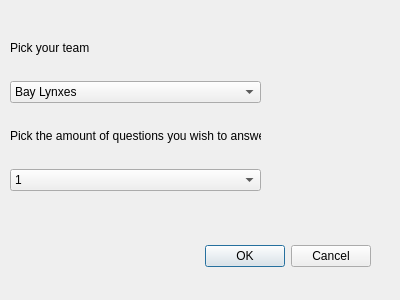
<?xml version="1.0" encoding="UTF-8"?>
<ui version="4.0">
 <class>AskTeam</class>
 <widget class="QDialog" name="AskTeam">
  <property name="geometry">
   <rect>
    <x>0</x>
    <y>0</y>
    <width>400</width>
    <height>300</height>
   </rect>
  </property>
  <property name="windowTitle">
   <string>Ask Team</string>
  </property>
  <widget class="QDialogButtonBox" name="buttonBox">
   <property name="geometry">
    <rect>
     <x>30</x>
     <y>240</y>
     <width>341</width>
     <height>32</height>
    </rect>
   </property>
   <property name="orientation">
    <enum>Qt::Horizontal</enum>
   </property>
   <property name="standardButtons">
    <set>QDialogButtonBox::Cancel|QDialogButtonBox::Ok</set>
   </property>
  </widget>
  <widget class="QWidget" name="">
   <property name="geometry">
    <rect>
     <x>10</x>
     <y>20</y>
     <width>251</width>
     <height>171</height>
    </rect>
   </property>
   <layout class="QVBoxLayout" name="verticalLayout">
    <item>
     <widget class="QLabel" name="label">
      <property name="text">
       <string>Pick your team</string>
      </property>
     </widget>
    </item>
    <item>
     <widget class="QComboBox" name="teamsComboBox">
      <item>
       <property name="text">
        <string>Bay Lynxes</string>
       </property>
      </item>
      <item>
       <property name="text">
        <string>Bears</string>
       </property>
      </item>
      <item>
       <property name="text">
        <string>Dolphins</string>
       </property>
      </item>
      <item>
       <property name="text">
        <string>Foxes</string>
       </property>
      </item>
      <item>
       <property name="text">
        <string>Kingfishers</string>
       </property>
      </item>
      <item>
       <property name="text">
        <string>Marlins</string>
       </property>
      </item>
      <item>
       <property name="text">
        <string>Ospreys</string>
       </property>
      </item>
      <item>
       <property name="text">
        <string>Stingrays</string>
       </property>
      </item>
     </widget>
    </item>
    <item>
     <widget class="QLabel" name="label_2">
      <property name="text">
       <string>Pick the amount of questions you wish to answer</string>
      </property>
     </widget>
    </item>
    <item>
     <widget class="QComboBox" name="questionCountComboBox">
      <item>
       <property name="text">
        <string>1</string>
       </property>
      </item>
      <item>
       <property name="text">
        <string>5</string>
       </property>
      </item>
      <item>
       <property name="text">
        <string>10</string>
       </property>
      </item>
     </widget>
    </item>
   </layout>
  </widget>
 </widget>
 <resources/>
 <connections>
  <connection>
   <sender>buttonBox</sender>
   <signal>accepted()</signal>
   <receiver>AskTeam</receiver>
   <slot>accept()</slot>
   <hints>
    <hint type="sourcelabel">
     <x>248</x>
     <y>254</y>
    </hint>
    <hint type="destinationlabel">
     <x>157</x>
     <y>274</y>
    </hint>
   </hints>
  </connection>
  <connection>
   <sender>buttonBox</sender>
   <signal>rejected()</signal>
   <receiver>AskTeam</receiver>
   <slot>reject()</slot>
   <hints>
    <hint type="sourcelabel">
     <x>316</x>
     <y>260</y>
    </hint>
    <hint type="destinationlabel">
     <x>286</x>
     <y>274</y>
    </hint>
   </hints>
  </connection>
 </connections>
</ui>
